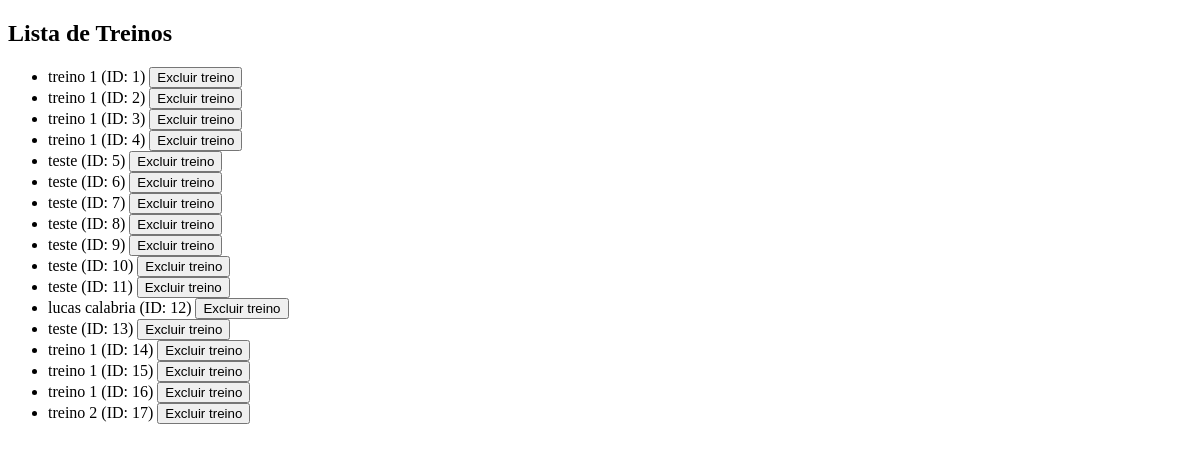
Before: /lista_treino/ with the older database file.
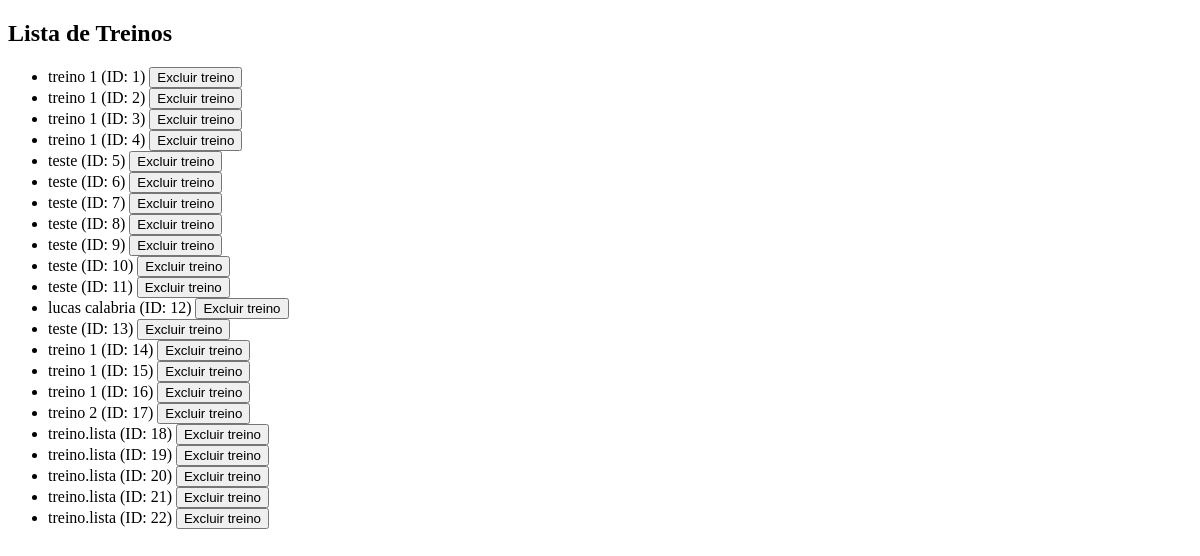
After: the same page with the newer database file.
### app_gymsync/models.py (models this page shows, shortened)
class Treino(models.Model):
    nome = models.CharField(max_length=100)  # Nome do treino
    numero_series = models.IntegerField()    # Número de séries
    agrupamento_muscular = models.CharField(max_length=100)  # Grupo muscular trabalhado

### app_gymsync/views.py (the view)
# urls.py: path('lista_treino/', views.lista_treinos, name='lista_treinos'),
def lista_treinos(request):
    treinos = Treino.objects.all()
    return render(request, 'lista_treinos.html', {'treinos': treinos})

### app_gymsync/templates/lista_treinos.html (shortened to what this page needs)
<!DOCTYPE html>
<html lang="en">
<head>
</head>
<body>
    <h2>Lista de Treinos</h2>
    <ul>
        {% for treino in treinos %}
        <li>
            {{ treino.nome }} (ID: {{ treino.id }})
            <form action="{% url 'excluir_treino' treino.id %}" method="POST" style="display:inline;">
                <button type="submit" name="excluir_treino">Excluir treino</button>
        </li>
        {% endfor %}
    </ul>
</body>
</html>

Changed rows visible on the page:
added Treino: nome "treino.lista", id "18"
added Treino: nome "treino.lista", id "19"
added Treino: nome "treino.lista", id "20"
added Treino: nome "treino.lista", id "21"
added Treino: nome "treino.lista", id "22"
